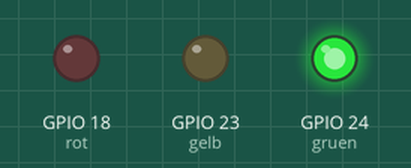
Simulated run of this program. Board: Raspberry Pi (BCM pin numbers). On the bench: output pins drawn as LEDs (lit = HIGH).

Above: at 1.0 s.
At 3.0 s:
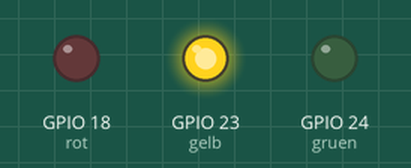
At 5.0 s:
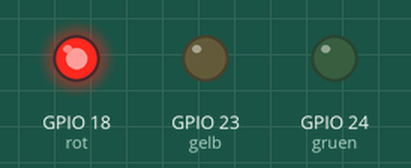
At 7.0 s:
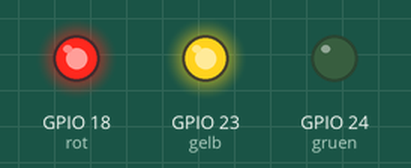
Timing chart, 0 to 10.4 s (numbered marks = the images above):
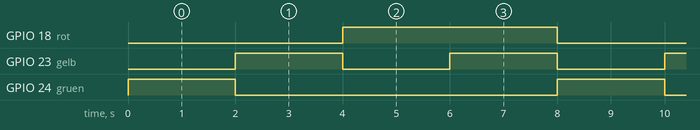

The program:

ampel2.py
```python
import RPi.GPIO as gpio
from time import sleep

ampel = {"rot": 18,
         "gelb": 23,
         "gruen": 24}
# Ein Dictionary, dass Schlüssel-Wert Paare speichert.
# Hier mit den Werten für GPIO Pins.

gpio.setmode(gpio.BCM)

for led in ampel:
    # "for" ist eine zählende Schleife. Diese hier wird sich
    # so oft wiederholen, wie es Elemente in "ampel" gibt.
    # das aktuelle Element ist als "led" aufrufbar.
    gpio.setup(ampel[led], gpio.OUT, initial=gpio.LOW)
    # Die Nummer des GPIO-Pins wird hier im Gegensatz zu
    # "blink.py" als Element in "ampel" referenziert.

while True:
    for i in range(4):
        # Diese Schleife läuft vier mal und
        # bietet die Variable "i" als Zähler
        #
        # | Rot | Gelb | Grün | i
        # |  0  |   0  |   1  | 0
        # |  0  |   1  |   0  | 1
        # |  1  |   0  |   0  | 2
        # |  1  |   1  |   0  | 3
        #
        # rot   : i > 1         | Rot leuchtet, wenn
        # gelb  : i % 2 == 1    |
        # gruen : i == 0        |
        if i > 1:
            gpio.output(ampel["rot"], gpio.HIGH)
        else:
            gpio.output(ampel["rot"], gpio.LOW)

        if i % 2 == 1:
            gpio.output(ampel["gelb"], gpio.HIGH)
        else:
            gpio.output(ampel["gelb"], gpio.LOW)

        if i == 0:
            gpio.output(ampel["gruen"], gpio.HIGH)
        else:
            gpio.output(ampel["gruen"], gpio.LOW)

        sleep(2)
```

Measured:
- by itself, GPIO 18 (rot): alternates HIGH for 4.0 s and LOW for 4.0 s
- by itself, GPIO 23 (gelb): alternates HIGH for 2.0 s and LOW for 2.0 s
- by itself, GPIO 24 (gruen): alternates HIGH for 2.0 s and LOW for 6.0 s
